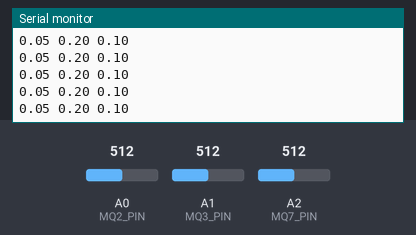
Bench run of a sketch on a simulated Arduino Uno, built with avr-gcc and run on an emulated ATmega328P. Parts: the last lines printed to the serial monitor. The test bench sets the inputs (shaded band); at power-on: A0 (MQ2_PIN) = 512, A1 (MQ3_PIN) = 512, A2 (MQ7_PIN) = 512.

Above: at 10.8 s.
10.9 s: A0 (MQ2_PIN) set to 7
At 10.92 s:
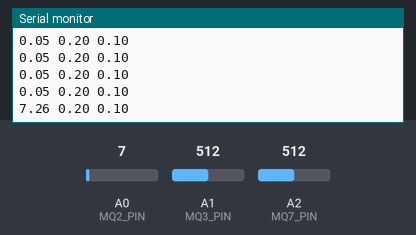
13.9 s: A0 (MQ2_PIN) set to 4
At 13.93 s:
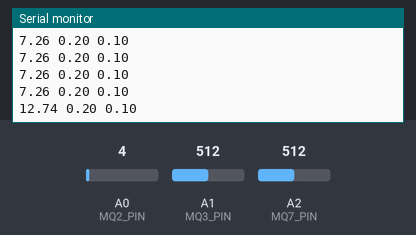
Timing chart, 0 to 16.9 s (numbered marks = the images above; inputs shaded):
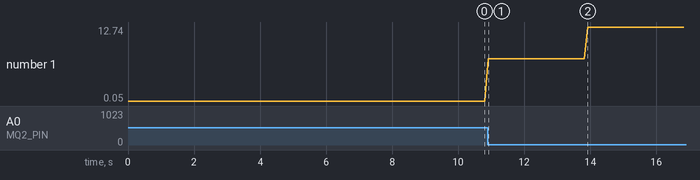

The sketch:

Air_Pollution_Monitoring_System_Arduino_code.ino
```cpp
#include <SoftwareSerial.h>
SoftwareSerial ESP8266(2,3);
#define MQ2_PIN A0 // Analog pin for MQ2 sensor
#define MQ3_PIN A1 // Analog pin for MQ3 sensor
#define MQ7_PIN A2 // Analog pin for MQ7 sensor
#define VOLTAGE_REFERENCE 5.0 // Voltage reference (in volts)
#define MQ2_RO 5.0 // Sensor resistance in clean air for MQ2 (in kilo ohms)
#define MQ3_RO 20.0 // Sensor resistance in clean air for MQ3 (in kilo ohms)
#define MQ7_RO 10.0 // Sensor resistance in clean air for MQ7 (in kilo ohms)
#define MQ2_CONVERSION_FACTOR 0.01 // PPM per unit of sensor resistance change for MQ2
#define MQ3_CONVERSION_FACTOR 0.01 // PPM per unit of sensor resistance change for MQ3
#define MQ7_CONVERSION_FACTOR 0.01 // PPM per unit of sensor resistance change for MQ7

void setup() {
  Serial.begin(9600); // Initialize serial communication
  ESP8266.begin(115200);
}

void loop() {
  float ppmMQ2 = readPPM(MQ2_PIN, MQ2_RO, MQ2_CONVERSION_FACTOR);
  float ppmMQ3 = readPPM(MQ3_PIN, MQ3_RO, MQ3_CONVERSION_FACTOR);
  float ppmMQ7 = readPPM(MQ7_PIN, MQ7_RO, MQ7_CONVERSION_FACTOR);


  ESP8266 .print(ppmMQ2);
  ESP8266 .print(" ");
  ESP8266 .print(ppmMQ3);
  ESP8266 .print(" ");
  ESP8266 .print(ppmMQ7);
  ESP8266 .print("\n");


  Serial .print(ppmMQ2);
  Serial .print(" ");
  Serial .print(ppmMQ3);
  Serial .print(" ");
  Serial .print(ppmMQ7);
  Serial .print("\n");
  delay(100); // Delay for stability
}

float readPPM(int pin, float Ro, float conversionFactor) {
  int sensorValue = analogRead(pin); // Read the analog value from sensor
  float voltage = sensorValue * (VOLTAGE_REFERENCE / 1023.0); // Convert analog value to voltage
  float sensorResistance = ((VOLTAGE_REFERENCE - voltage) * Ro) / voltage; // Calculate sensor resistance
  float ppm = sensorResistance * conversionFactor; // Convert sensor resistance to PPM
  return ppm;
}
```

Measured:
- after the input at 10.9 s, the serial monitor: prints a new line at once (image 1)
- after the input at 13.9 s, the serial monitor: prints a new line at once (image 2)
- plotted number 1: 0.05 → 7.26 after the input at 10.9 s, 7.26 → 12.74 after the input at 13.9 s
